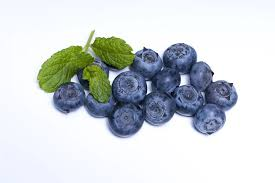
#> input picture praktikum/rotasi/images1.jpg, 275 x 183 px, found by its file name
$ python Rotasi.py
#> lines starting #> are read from the running program, lines starting #| are printed output that depends on the picture
#> further down, image is the input picture: shape (183, 275, 3); mean R, G, B 207.2, 212.9, 215.7
import imageio.v2 as img
import numpy as np
import matplotlib.pyplot as plt

def rotateImage(image,degree):
#> called with degree = 45
    radian_deg = np.radians(degree)
    cos_deg, sin_deg = np.cos(radian_deg), np.sin(radian_deg)

    height, width = image.shape[:2]
#> height = 183; width = 275
    max_dim = int(np.sqrt(height**2 + width**2))
#> max_dim = 330
    outputImage = np.zeros((max_dim,max_dim,3), dtype=image.dtype)

    centerY, centerX = max_dim//2, max_dim//2
#> centerY = 165; centerX = 165

    for y in range(-height//2,height//2):
        for x in range(-width//2,width//2):
            newX = int(cos_deg * x - sin_deg * y) + centerX
            newY = int(sin_deg * x + cos_deg * y) + centerY

            if 0 <=newX < max_dim and 0 <= newY < max_dim:
                outputImage[newY,newX] = image[y + height//2, x + width//2]
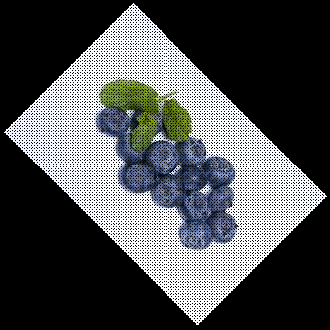
#> outputImage: shape (330, 330, 3); mean R, G, B 78.9, 81, 82.1
    return outputImage

image = img.imread('C://SMT_5//Pengolahan_Citra//praktikum//images1.jpg')

rotated_image = rotateImage(image, 45)

plt.subplot(1, 2, 1)
plt.imshow(image)

plt.subplot(1, 2, 2)
plt.imshow(rotated_image)

plt.show()
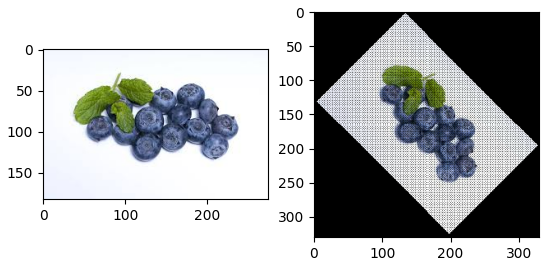
#> figure drawn by matplotlib, 2 panels

$ run again, with praktikum/rotasi/rotasi.png saved as praktikum/rotasi/images1.jpg
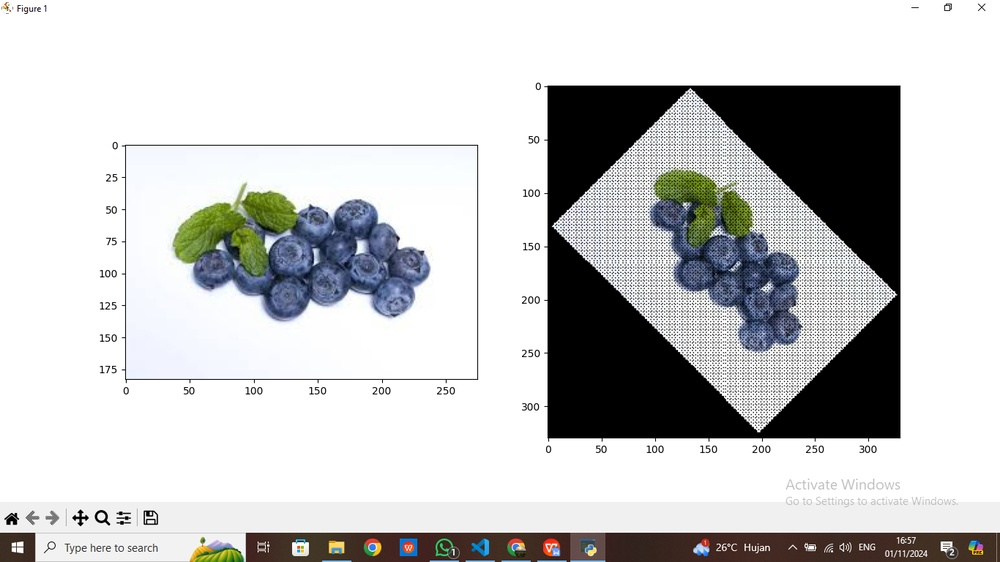
#> input picture praktikum/rotasi/rotasi.png, 1000 x 562 px, shrunk from 1366 x 768 before the run, found by its file name
#> image is the input picture: shape (562, 1000, 3); mean R, G, B 198.8, 199.4, 199.5
#> after the loop in rotateImage, `for y in range(-height//2,height//2):`:
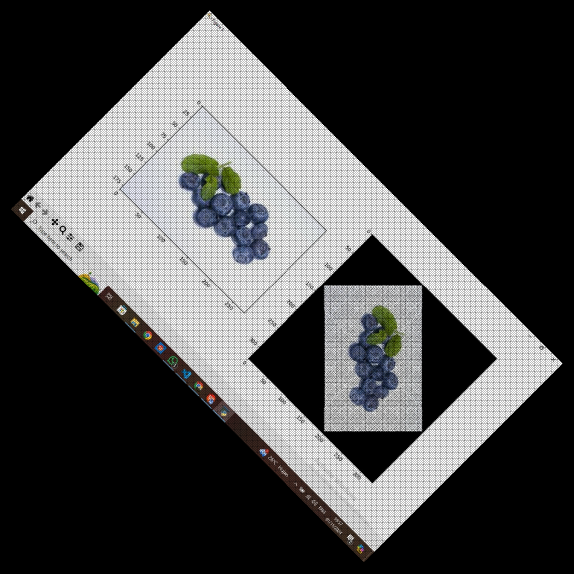
#> outputImage: shape (1147, 1147, 3) (shown at 1/2 size); mean R, G, B 70.2, 70.4, 70.4
#> `plt.show()`:
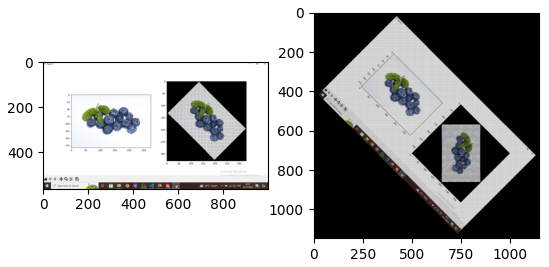
#> figure drawn by matplotlib, 2 panels

$ run again, with praktikum/rotasi/rotasi2.png saved as praktikum/rotasi/images1.jpg
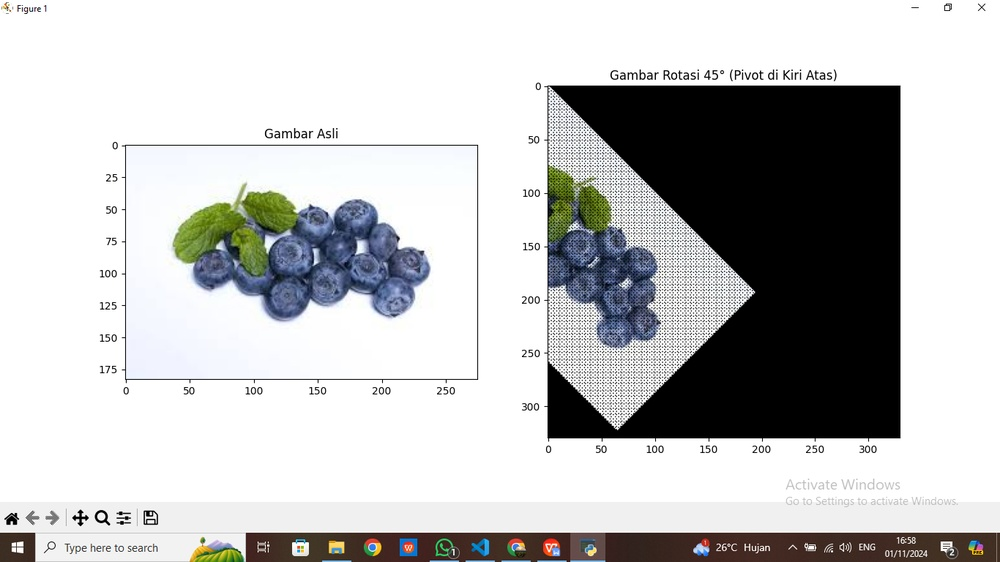
#> input picture praktikum/rotasi/rotasi2.png, 1000 x 562 px, shrunk from 1366 x 768 before the run, found by its file name
#> image is the input picture: shape (562, 1000, 3); mean R, G, B 192.2, 192.7, 192.8
#> after the loop in rotateImage, `for y in range(-height//2,height//2):`:
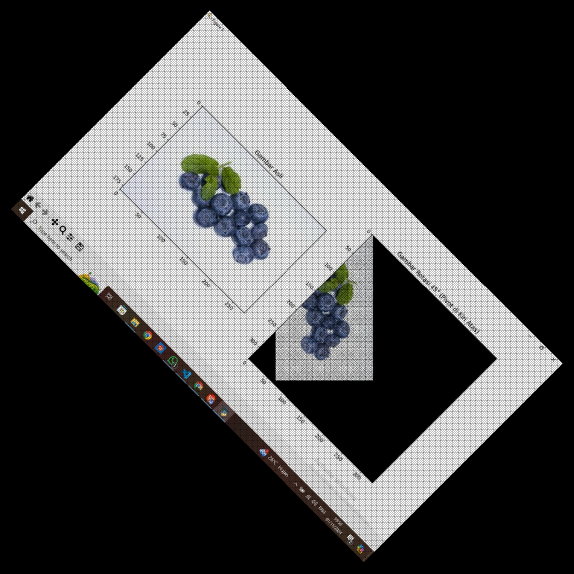
#> outputImage: shape (1147, 1147, 3) (shown at 1/2 size); mean R, G, B 67.9, 68, 68.1
#> `plt.show()`:
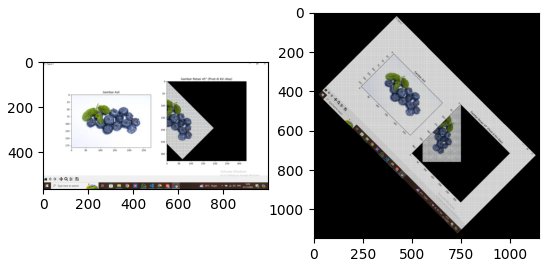
#> figure drawn by matplotlib, 2 panels
